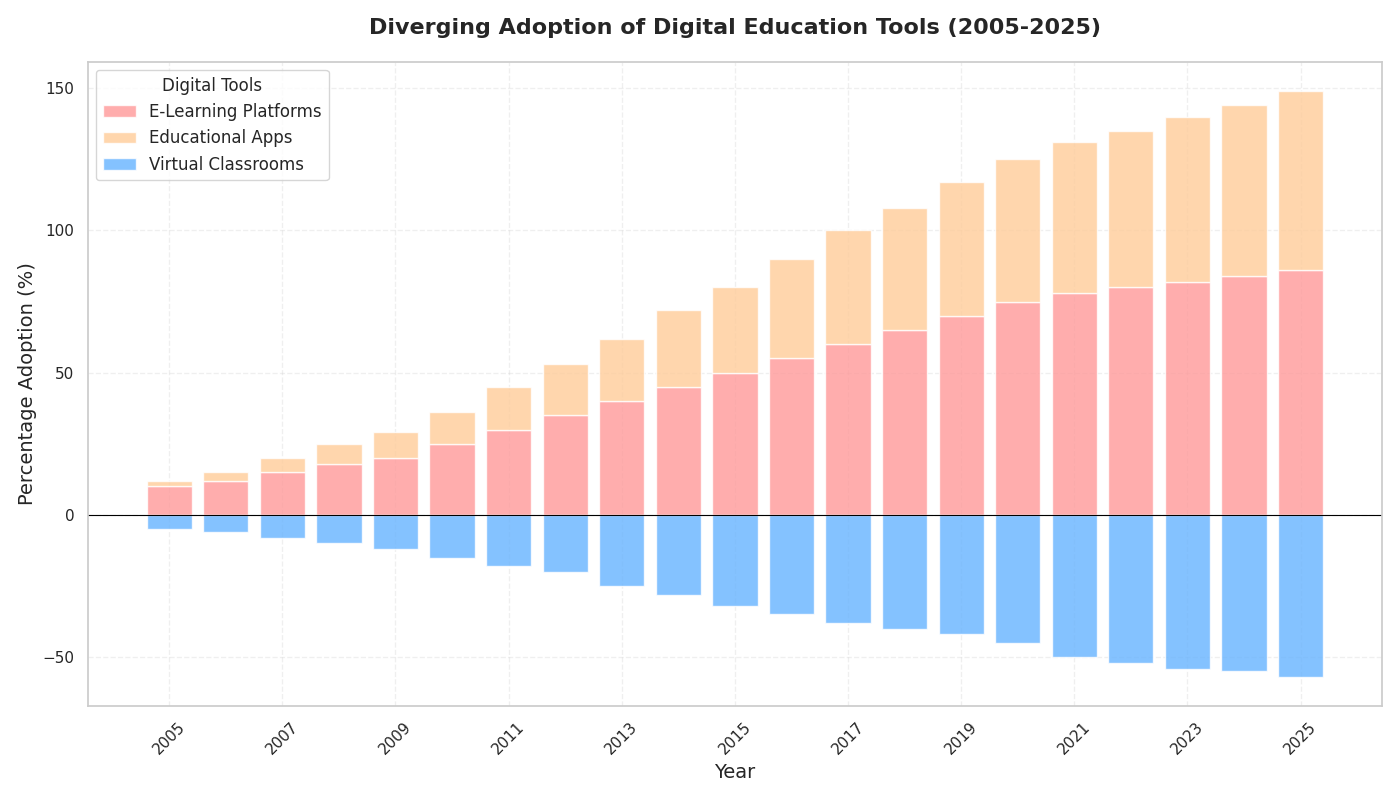

This figure's Python source:
import matplotlib.pyplot as plt
import numpy as np

# Years from 2005 to 2025
years = np.arange(2005, 2026)

# Percentage adoption data for each technology
e_learning_platforms = np.array([
    10, 12, 15, 18, 20, 25, 30, 35, 40, 45, 50, 55, 60, 65, 70, 75, 78, 80, 82, 84, 86
])
virtual_classrooms = np.array([
    -5, -6, -8, -10, -12, -15, -18, -20, -25, -28, -32, -35, -38, -40, -42, -45, -50, -52, -54, -55, -57
])
educational_apps = np.array([
    2, 3, 5, 7, 9, 11, 15, 18, 22, 27, 30, 35, 40, 43, 47, 50, 53, 55, 58, 60, 63
])

# Create the figure and axes
fig, ax = plt.subplots(figsize=(14, 8))

# Plot each diverging stacked bar
ax.bar(years, e_learning_platforms, label='E-Learning Platforms', color='#ff9999', alpha=0.8)
ax.bar(years, educational_apps, bottom=e_learning_platforms, label='Educational Apps', color='#ffcc99', alpha=0.8)
ax.bar(years, virtual_classrooms, label='Virtual Classrooms', color='#66b3ff', alpha=0.8)

# Title and labels
ax.set_title('Diverging Adoption of Digital Education Tools (2005-2025)', fontsize=16, fontweight='bold', pad=20)
ax.set_xlabel('Year', fontsize=14)
ax.set_ylabel('Percentage Adoption (%)', fontsize=14)

# X and Y axis configuration
ax.set_xticks(years[::2])
ax.set_xticklabels(years[::2], rotation=45)

# Add grid lines and legend
ax.grid(alpha=0.3, linestyle='--')
ax.legend(loc='upper left', fontsize=12, title='Digital Tools')

# Horizontal line at zero
ax.axhline(0, color='black', linewidth=0.8)

# Use tight layout to prevent overlapping
plt.tight_layout()

# Show plot
plt.show()
